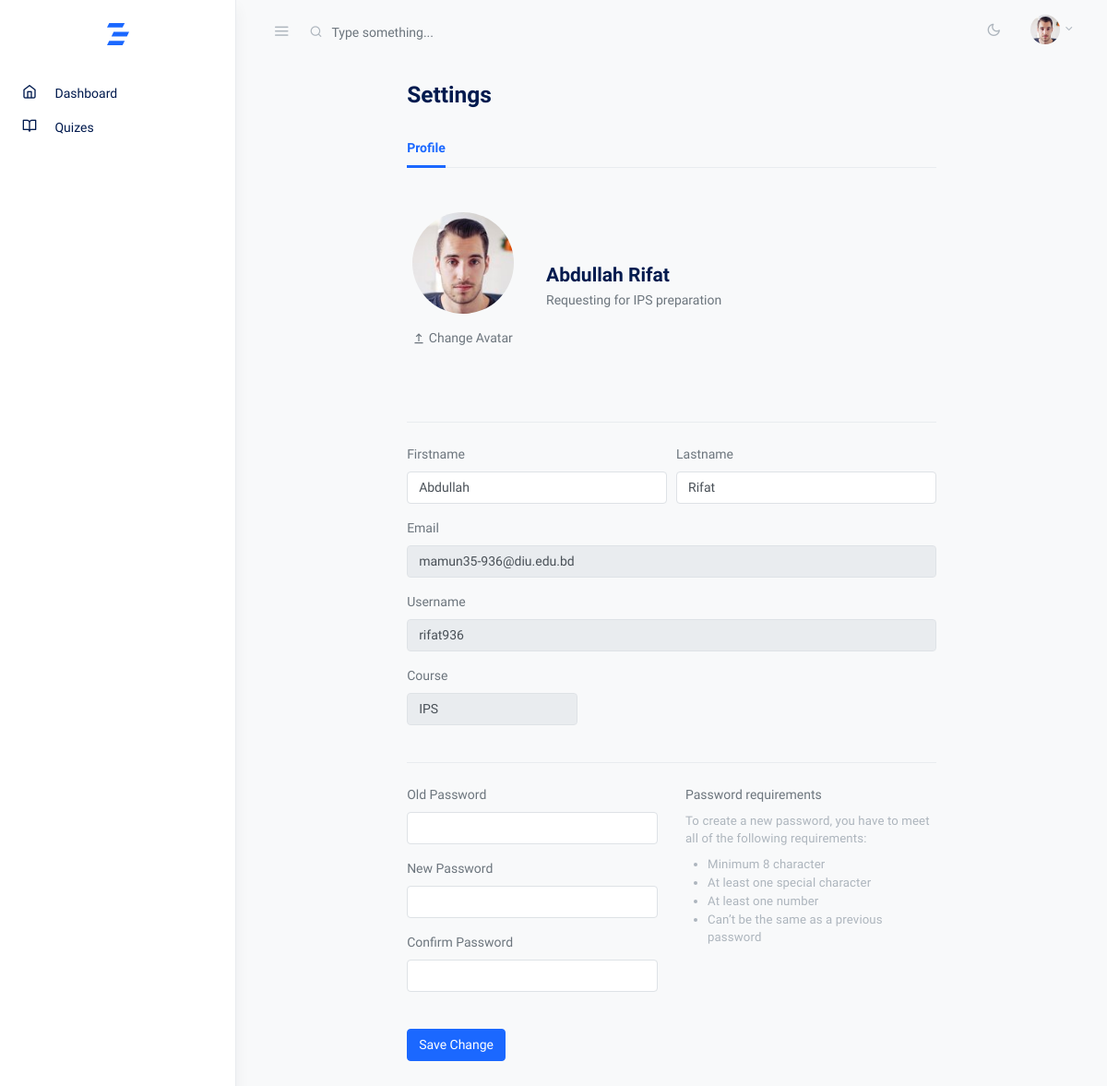
Screenshot of /account/profile-settings/ (signed in) with the database file from the repository.
### account/models.py (models this page shows, shortened)
class CustomUser(AbstractUser):
    email = models.EmailField(unique=True)
    phone_number = models.CharField(max_length=15, blank=True)
    course = models.ForeignKey(Course, on_delete=models.CASCADE, null=True, blank=True)
    message = models.TextField(blank=True)
    is_verified = models.BooleanField(default=False)
    is_approved = models.BooleanField(default=False)
    avatar = models.ImageField(upload_to='avatars/', blank=True)
    point = models.FloatField(default=0.0)
    gender_choices = [
        ('M', 'Male'),
        ('F', 'Female'),
        ('O', 'Other'),
    ]
    gender = models.CharField(max_length=1, choices=gender_choices, blank=True)
    email_verification_token = models.CharField(max_length=100, blank=True, null=True)
    email_verification_sent_at = models.DateTimeField(null=True, blank=True)

### course/models.py (models this page shows, shortened)
class Course(models.Model):
    name = models.CharField(max_length=100)
    slug = models.SlugField(unique=True)
    status = models.BooleanField(default=True)
    class Meta:
        verbose_name = "Course"
        verbose_name_plural = "    Courses"

### account/views.py (the view, shortened to what this page needs)
# urls.py: path('profile-settings/', views.profile_setting, name="profile_settings")
@login_required
def profile_setting(request):
    user = request.user
    courses = Course.objects.all()
    return render(request, 'user/profile_settings.html', {'user': user, 'courses': courses})

### templates/user/profile_settings.html (shortened to what this page needs)
{% extends 'user/assets/base.html' %}
{% load static %}
{% block content %}
<div class="container-fluid">
    <div class="row justify-content-center">
      <div class="col-12 col-lg-10 col-xl-8">
        <h2 class="h3 mb-4 page-title">Settings</h2>
        <div class="my-4">
          <ul class="nav nav-tabs mb-4" id="myTab" role="tablist">
            <li class="nav-item">
              <a class="nav-link active" id="home-tab" data-toggle="tab" href="#home" role="tab" aria-controls="home" aria-selected="true">Profile</a>
            </li>
          </ul>
          <form method="POST" action="{% url 'account:profile_settings' %}" enctype="multipart/form-data">
            <div class="row mt-5 align-items-center">
              <div class="col-md-3 text-center mb-5">
                <div class="avatar avatar-xl" id="avatar-container">
                    {% if user.avatar %}
                        <img src="{{ user.avatar.url }}" alt="..." class="avatar-img rounded-circle">
                    {% else %}
                        <img src="{% static 'user/./assets/avatars/face-1.jpg' %}" alt="..." class="avatar-img rounded-circle">
                    {% endif %}
                    <div class="avatar-overlay mt-3">
                        <label for="avatar-upload" class="avatar-overlay-button">
                            <svg xmlns="http://www.w3.org/2000/svg" width="1em" height="1em" viewBox="0 0 24 24"><path fill="currentColor" fill-rule="evenodd" d="M13 5.828V17h-2V5.828L7.757 9.071L6.343 7.657L12 2l5.657 5.657l-1.414 1.414zM5 19h14a1 1 0 0 1 0 2H5a1 1 0 0 1 0-2"/></svg>
                            <span>Change Avatar</span>
                        </label>
                    </div>
                </div>
              </div>
              <div class="col">
                <div class="row align-items-center">
                  <div class="col-md-7">
                    <h4 class="mb-1">{{user.first_name}} {{user.last_name}}</h4>
                  </div>
                </div>
                <div class="row mb-4">
                  <div class="col-md-7">
                    <p>{{user.message}}</p>
                  </div>
                </div>
              </div>
            </div>
            <hr class="my-4">
            <div class="form-row">
              <div class="form-group col-md-6">
                <label for="firstname">Firstname</label>
                <input type="text" id="firstname" name="first_name" class="form-control" value="{{user.first_name}}">
              </div>
              <div class="form-group col-md-6">
                <label for="lastname">Lastname</label>
                <input type="text" id="lastname" name="last_name" class="form-control" value="{{user.last_name}}">
              </div>
            </div>
            <div class="form-group">
              <label for="inputEmail4">Email</label>
              <input type="email" disabled class="form-control" id="inputEmail4" value="{{user.email}}">
            </div>
            <div class="form-group">
              <label for="inputAddress5">Username</label>
              <input type="text" disabled class="form-control" id="inputAddress5" value="{{user.username}}">
            </div>
            <div class="form-row">
              <div class="form-group col-md-4">
                <label for="inputState5">Course</label>
                <input type="text" disabled class="form-control" id="inputAddress5" value="{{user.course.name}}">
              </div>
            </div>
            <hr class="my-4">
            <div class="row mb-4">
              <div class="col-md-6">
                <div class="form-group">
                  <label for="inputPassword4">Old Password</label>
                  <input type="password" name="old_password" class="form-control" id="inputPassword5">
                </div>
                <div class="form-group">
                  <label for="inputPassword5">New Password</label>
                  <input type="password" name="new_password" class="form-control" id="inputPassword5">
                </div>
                <div class="form-group">
                  <label for="inputPassword6">Confirm Password</label>
                  <input type="password" name="confirm_password" class="form-control" id="inputPassword6">
                </div>
              </div>
              <div class="col-md-6">
                <p class="mb-2">Password requirements</p>
                <p class="small text-muted mb-2"> To create a new password, you have to meet all of the following requirements: </p>
                <ul class="small text-muted pl-4 mb-0">
                  <li> Minimum 8 character </li>
                  <li>At least one special character</li>
                  <li>At least one number</li>
                  <li>Can’t be the same as a previous password </li>
                </ul>
              </div>
            </div>
            <button type="submit" class="btn btn-primary">Save Change</button>
          </form>
        </div>
      </div>
    </div>
  </div>
{% endblock %}

### rows the page displays
CustomUser: first_name "Abdullah", last_name "Rifat", message "Requesting for IPS preparation", email "mamun35-936@diu.edu.bd", username "rifat936", course.name "IPS"
